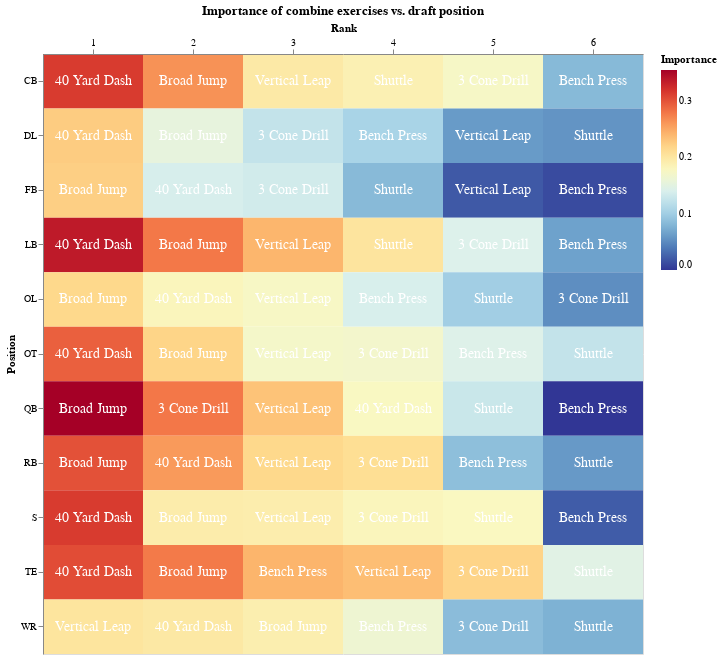

Write notebook code for a chart like this one.
### Code cell
# x = unstacked['level_0']
# y = unstacked['level_1']
# z = unstacked['value']

# source = pd.DataFrame({'Exercise': x.ravel(),
#                      'Position': y.ravel(),
#                      'Importance': z.ravel()})

#point = alt.selection_single(encodings=['x','y'])

chart = alt.Chart(draft_pos_corr)

scale = alt.Scale(scheme='redyellowblue', reverse=True)

chart = chart.mark_rect().encode(
    alt.X('Rank:O', axis=alt.Axis(orient='top', labelAngle=0)),
    y='Position:O',
    color=alt.Color('Importance:Q', scale=scale),
    tooltip='Importance:O',
)

text = chart.mark_text(baseline='middle', fontSize=14).encode(
    alt.Text('Event:O'),
    color=alt.value("white")
)


#chart=chart.add_selection(point)

chart = chart.properties(
    width=600, height=600
).properties(
    title="Importance of combine exercises vs. draft position"
)

chart + text

### Figure 1 — Vega-Lite specification as saved in the notebook (floating-point values rounded to 4 significant figures)
{"config": {"view": {"continuousWidth": 400, "continuousHeight": 300}}, "layer": [{"mark": "rect", "encoding": {"color": {"field": "Importance", "scale": {"reverse": true, "scheme": "redyellowblue"}, "type": "quantitative"}, "tooltip": {"field": "Importance", "type": "ordinal"}, "x": {"axis": {"labelAngle": 0, "orient": "top"}, "field": "Rank", "type": "ordinal"}, "y": {"field": "Position", "type": "ordinal"}}, "height": 600, "title": "Importance of combine exercises vs. draft position", "width": 600}, {"mark": {"type": "text", "baseline": "middle", "fontSize": 14}, "encoding": {"color": {"value": "white"}, "text": {"field": "Event", "type": "ordinal"}, "tooltip": {"field": "Importance", "type": "ordinal"}, "x": {"axis": {"labelAngle": 0, "orient": "top"}, "field": "Rank", "type": "ordinal"}, "y": {"field": "Position", "type": "ordinal"}}}], "data": {"name": "data-8011ef9084cbb244cb4e44203248006d"}, "$schema": "https://vega.github.io/schema/vega-lite/v4.17.0.json", "datasets": {"data-8011ef9084cbb244cb4e44203248006d": [{"Position": "CB", "Event": "40 Yard Dash", "Rank": 1, "Importance": 0.3147}, {"Position": "CB", "Event": "Broad Jump", "Rank": 2, "Importance": 0.2635}, {"Position": "CB", "Event": "Vertical Leap", "Rank": 3, "Importance": 0.1975}, {"Position": "CB", "Event": "Shuttle", "Rank": 4, "Importance": 0.1877}, {"Position": "CB", "Event": "3 Cone Drill", "Rank": 5, "Importance": 0.1736}, {"Position": "CB", "Event": "Bench Press", "Rank": 6, "Importance": 0.08313}, {"Position": "DL", "Event": "40 Yard Dash", "Rank": 1, "Importance": 0.2256}, {"Position": "DL", "Event": "Broad Jump", "Rank": 2, "Importance": 0.1549}, {"Position": "DL", "Event": "3 Cone Drill", "Rank": 3, "Importance": 0.1242}, {"Position": "DL", "Event": "Bench Press", "Rank": 4, "Importance": 0.1054}, {"Position": "DL", "Event": "Vertical Leap", "Rank": 5, "Importance": 0.06061}, {"Position": "DL", "Event": "Shuttle", "Rank": 6, "Importance": 0.05614}, {"Position": "FB", "Event": "Broad Jump", "Rank": 1, "Importance": 0.2234}, {"Position": "FB", "Event": "40 Yard Dash", "Rank": 2, "Importance": 0.1387}, {"Position": "FB", "Event": "3 Cone Drill", "Rank": 3, "Importance": 0.1344}, {"Position": "FB", "Event": "Shuttle", "Rank": 4, "Importance": 0.08354}, {"Position": "FB", "Event": "Vertical Leap", "Rank": 5, "Importance": 0.01996}, {"Position": "FB", "Event": "Bench Press", "Rank": 6, "Importance": 0.01199}, {"Position": "LB", "Event": "40 Yard Dash", "Rank": 1, "Importance": 0.3367}, {"Position": "LB", "Event": "Broad Jump", "Rank": 2, "Importance": 0.279}, {"Position": "LB", "Event": "Vertical Leap", "Rank": 3, "Importance": 0.2418}, {"Position": "LB", "Event": "Shuttle", "Rank": 4, "Importance": 0.2035}, {"Position": "LB", "Event": "3 Cone Drill", "Rank": 5, "Importance": 0.1429}, {"Position": "LB", "Event": "Bench Press", "Rank": 6, "Importance": 0.06554}, {"Position": "OL", "Event": "Broad Jump", "Rank": 1, "Importance": 0.2162}, {"Position": "OL", "Event": "40 Yard Dash", "Rank": 2, "Importance": 0.1811}, {"Position": "OL", "Event": "Vertical Leap", "Rank": 3, "Importance": 0.1743}, {"Position": "OL", "Event": "Bench Press", "Rank": 4, "Importance": 0.1392}, {"Position": "OL", "Event": "Shuttle", "Rank": 5, "Importance": 0.1004}, {"Position": "OL", "Event": "3 Cone Drill", "Rank": 6, "Importance": 0.05247}, {"Position": "OT", "Event": "40 Yard Dash", "Rank": 1, "Importance": 0.2929}, {"Position": "OT", "Event": "Broad Jump", "Rank": 2, "Importance": 0.2194}, {"Position": "OT", "Event": "Vertical Leap", "Rank": 3, "Importance": 0.1708}, {"Position": "OT", "Event": "3 Cone Drill", "Rank": 4, "Importance": 0.169}, {"Position": "OT", "Event": "Bench Press", "Rank": 5, "Importance": 0.1443}, {"Position": "OT", "Event": "Shuttle", "Rank": 6, "Importance": 0.124}, {"Position": "QB", "Event": "Broad Jump", "Rank": 1, "Importance": 0.3556}, {"Position": "QB", "Event": "3 Cone Drill", "Rank": 2, "Importance": 0.2794}, {"Position": "QB", "Event": "Vertical Leap", "Rank": 3, "Importance": 0.2324}, {"Position": "QB", "Event": "40 Yard Dash", "Rank": 4, "Importance": 0.1771}, {"Position": "QB", "Event": "Shuttle", "Rank": 5, "Importance": 0.1285}, {"Position": "QB", "Event": "Bench Press", "Rank": 6, "Importance": 0.0}, {"Position": "RB", "Event": "Broad Jump", "Rank": 1, "Importance": 0.3018}, {"Position": "RB", "Event": "40 Yard Dash", "Rank": 2, "Importance": 0.2589}, {"Position": "RB", "Event": "Vertical Leap", "Rank": 3, "Importance": 0.2166}, {"Position": "RB", "Event": "3 Cone Drill", "Rank": 4, "Importance": 0.2101}, {"Position": "RB", "Event": "Bench Press", "Rank": 5, "Importance": 0.08756}, {"Position": "RB", "Event": "Shuttle", "Rank": 6, "Importance": 0.05925}, {"Position": "S", "Event": "40 Yard Dash", "Rank": 1, "Importance": 0.3149}, {"Position": "S", "Event": "Broad Jump", "Rank": 2, "Importance": 0.1938}, {"Position": "S", "Event": "Vertical Leap", "Rank": 3, "Importance": 0.192}, {"Position": "S", "Event": "3 Cone Drill", "Rank": 4, "Importance": 0.1811}, {"Position": "S", "Event": "Shuttle", "Rank": 5, "Importance": 0.1781}, {"Position": "S", "Event": "Bench Press", "Rank": 6, "Importance": 0.02161}, {"Position": "TE", "Event": "40 Yard Dash", "Rank": 1, "Importance": 0.3045}, {"Position": "TE", "Event": "Broad Jump", "Rank": 2, "Importance": 0.2775}, {"Position": "TE", "Event": "Bench Press", "Rank": 3, "Importance": 0.2424}, {"Position": "TE", "Event": "Vertical Leap", "Rank": 4, "Importance": 0.2361}, {"Position": "TE", "Event": "3 Cone Drill", "Rank": 5, "Importance": 0.2195}, {"Position": "TE", "Event": "Shuttle", "Rank": 6, "Importance": 0.148}, {"Position": "WR", "Event": "Vertical Leap", "Rank": 1, "Importance": 0.2033}, {"Position": "WR", "Event": "40 Yard Dash", "Rank": 2, "Importance": 0.1985}, {"Position": "WR", "Event": "Broad Jump", "Rank": 3, "Importance": 0.1906}, {"Position": "WR", "Event": "Bench Press", "Rank": 4, "Importance": 0.1639}, {"Position": "WR", "Event": "3 Cone Drill", "Rank": 5, "Importance": 0.08548}, {"Position": "WR", "Event": "Shuttle", "Rank": 6, "Importance": 0.07689}]}}
